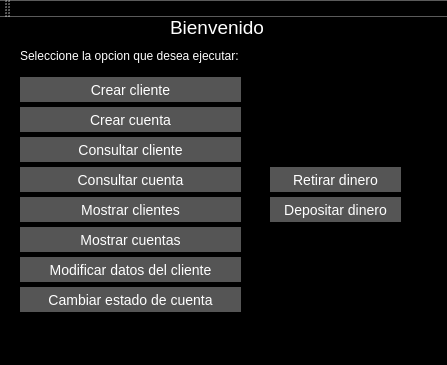
<?xml version="1.0" encoding="UTF-8"?>
<ui version="4.0">
 <class>BankOfficial</class>
 <widget class="QMainWindow" name="BankOfficial">
  <property name="geometry">
   <rect>
    <x>0</x>
    <y>0</y>
    <width>447</width>
    <height>365</height>
   </rect>
  </property>
  <property name="minimumSize">
   <size>
    <width>447</width>
    <height>365</height>
   </size>
  </property>
  <property name="maximumSize">
   <size>
    <width>447</width>
    <height>365</height>
   </size>
  </property>
  <property name="windowTitle">
   <string>Funcionario</string>
  </property>
  <property name="windowIcon">
   <iconset>
    <normaloff>m.jpg</normaloff>m.jpg</iconset>
  </property>
  <property name="styleSheet">
   <string notr="true">QWidget{
background-color: black;
color: #fff;
}

QLineEdit{
background-color: #fff ;
border: 0;
color: #111;
font-size: 14px;
height: 30px;
}

QLabel{
color: #fff;
}

QPushButton{
background-color: #555;
color: #fff;
font-size: 14px;
border: 1;
}</string>
  </property>
  <widget class="QWidget" name="centralWidget">
   <widget class="QLabel" name="label">
    <property name="geometry">
     <rect>
      <x>170</x>
      <y>0</y>
      <width>111</width>
      <height>20</height>
     </rect>
    </property>
    <property name="font">
     <font>
      <pointsize>14</pointsize>
     </font>
    </property>
    <property name="text">
     <string>Bienvenido</string>
    </property>
   </widget>
   <widget class="QPushButton" name="Mostrarcuentas">
    <property name="geometry">
     <rect>
      <x>20</x>
      <y>210</y>
      <width>221</width>
      <height>25</height>
     </rect>
    </property>
    <property name="text">
     <string>Mostrar cuentas</string>
    </property>
   </widget>
   <widget class="QPushButton" name="Mostrarclientes">
    <property name="geometry">
     <rect>
      <x>20</x>
      <y>180</y>
      <width>221</width>
      <height>25</height>
     </rect>
    </property>
    <property name="text">
     <string>Mostrar clientes</string>
    </property>
   </widget>
   <widget class="QPushButton" name="Modificardata">
    <property name="geometry">
     <rect>
      <x>20</x>
      <y>240</y>
      <width>221</width>
      <height>25</height>
     </rect>
    </property>
    <property name="text">
     <string>Modificar datos del cliente</string>
    </property>
   </widget>
   <widget class="QPushButton" name="Crearcliente">
    <property name="geometry">
     <rect>
      <x>20</x>
      <y>60</y>
      <width>221</width>
      <height>25</height>
     </rect>
    </property>
    <property name="text">
     <string>Crear cliente</string>
    </property>
   </widget>
   <widget class="QPushButton" name="Crearcuenta">
    <property name="geometry">
     <rect>
      <x>20</x>
      <y>90</y>
      <width>221</width>
      <height>25</height>
     </rect>
    </property>
    <property name="text">
     <string>Crear cuenta</string>
    </property>
   </widget>
   <widget class="QPushButton" name="deposit">
    <property name="geometry">
     <rect>
      <x>270</x>
      <y>180</y>
      <width>131</width>
      <height>25</height>
     </rect>
    </property>
    <property name="text">
     <string>Depositar dinero</string>
    </property>
   </widget>
   <widget class="QPushButton" name="withdrawal">
    <property name="geometry">
     <rect>
      <x>270</x>
      <y>150</y>
      <width>131</width>
      <height>25</height>
     </rect>
    </property>
    <property name="text">
     <string>Retirar dinero</string>
    </property>
   </widget>
   <widget class="QPushButton" name="Block_Unblock">
    <property name="geometry">
     <rect>
      <x>20</x>
      <y>270</y>
      <width>221</width>
      <height>25</height>
     </rect>
    </property>
    <property name="text">
     <string>Cambiar estado de cuenta</string>
    </property>
   </widget>
   <widget class="QPushButton" name="Consulaccount">
    <property name="geometry">
     <rect>
      <x>20</x>
      <y>150</y>
      <width>221</width>
      <height>25</height>
     </rect>
    </property>
    <property name="text">
     <string>Consultar cuenta</string>
    </property>
   </widget>
   <widget class="QPushButton" name="Consultarclient">
    <property name="geometry">
     <rect>
      <x>20</x>
      <y>120</y>
      <width>221</width>
      <height>25</height>
     </rect>
    </property>
    <property name="text">
     <string>Consultar cliente</string>
    </property>
   </widget>
   <widget class="QLabel" name="label_2">
    <property name="geometry">
     <rect>
      <x>20</x>
      <y>30</y>
      <width>281</width>
      <height>17</height>
     </rect>
    </property>
    <property name="text">
     <string>Seleccione la opcion que desea ejecutar:</string>
    </property>
   </widget>
  </widget>
  <widget class="QToolBar" name="mainToolBar">
   <attribute name="toolBarArea">
    <enum>TopToolBarArea</enum>
   </attribute>
   <attribute name="toolBarBreak">
    <bool>false</bool>
   </attribute>
  </widget>
  <widget class="QStatusBar" name="statusBar"/>
  <widget class="QMenuBar" name="menuBar">
   <property name="geometry">
    <rect>
     <x>0</x>
     <y>0</y>
     <width>447</width>
     <height>22</height>
    </rect>
   </property>
  </widget>
 </widget>
 <layoutdefault spacing="6" margin="11"/>
 <resources/>
 <connections/>
</ui>
